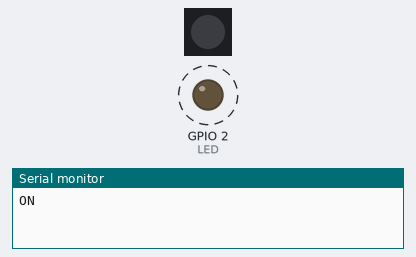
Bench run of a program on a simulated ESP8266 (NodeMCU). Parts: 1 RGB LEDs in strip order, left to right, output pins drawn as LEDs (lit = HIGH), the last lines printed to the serial monitor. Dashed ring = blinking. Dim RGB values are drawn brighter than linear.

Above: at 0.15 s.
At 10.37 s:
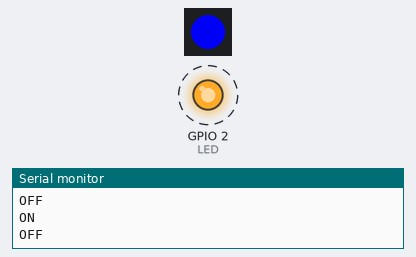
At 20.3 s:
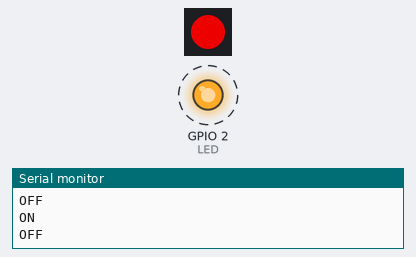
At 39.85 s:
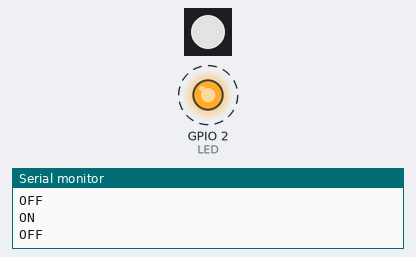
Timing chart, 0 to 40.0 s (numbered marks = the images above):
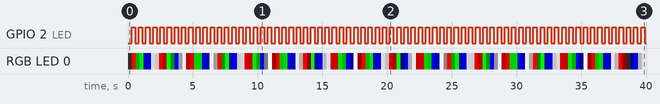

Measured:
- by itself, GPIO 2 (LED): alternates HIGH for 0.28 s and LOW for 0.28 s
- by itself, RGB LED 0: off → RGB(234, 0, 0) at 0.30 s, → RGB(0, 44, 0) 0.30 s later, → RGB(0, 190, 0) 0.30 s later, → RGB(0, 0, 88) 0.30 s later, … (132 changes in this stretch)

The program:

main.cpp
```cpp
#include <Arduino.h>
#include <NeoPixelBus.h>

NeoPixelBus<NeoGrbFeature, Neo800KbpsMethod> *_pStrip;

const int LED = 2;

void setup()
{
  Serial.begin(115200);

  _pStrip = new NeoPixelBus<NeoGrbFeature, Neo800KbpsMethod>(1);

  _pStrip->Begin();

  pinMode(LED, OUTPUT);

  // put your setup code here, to run once:
}

void UpDown(int redDelta, int greenDelta, int blueDelta)
{
  int red = 0;
  int green = 0;
  int blue = 0;

  digitalWrite(LED, LOW);
  Serial.println("ON");
  for (int j = 0; j < 256; j++)
  {
    _pStrip->SetPixelColor(0, RgbColor(red, green, blue));
    _pStrip->Show();
    red += redDelta;
    green += greenDelta;
    blue += blueDelta;
    delay(1);
  }

  digitalWrite(LED, HIGH);
  Serial.println("OFF");
  for (int j = 255; j >= 0; j--)
  {
    _pStrip->SetPixelColor(0, RgbColor(red, green, blue));
    _pStrip->Show();
    red -= redDelta;
    green -= greenDelta;
    blue -= blueDelta;
    delay(1);
  }
}

void loop()
{
  UpDown(1, 0, 0);
  UpDown(0, 1, 0);
  UpDown(0, 0, 1);
  UpDown(1, 1, 1);
}
```
